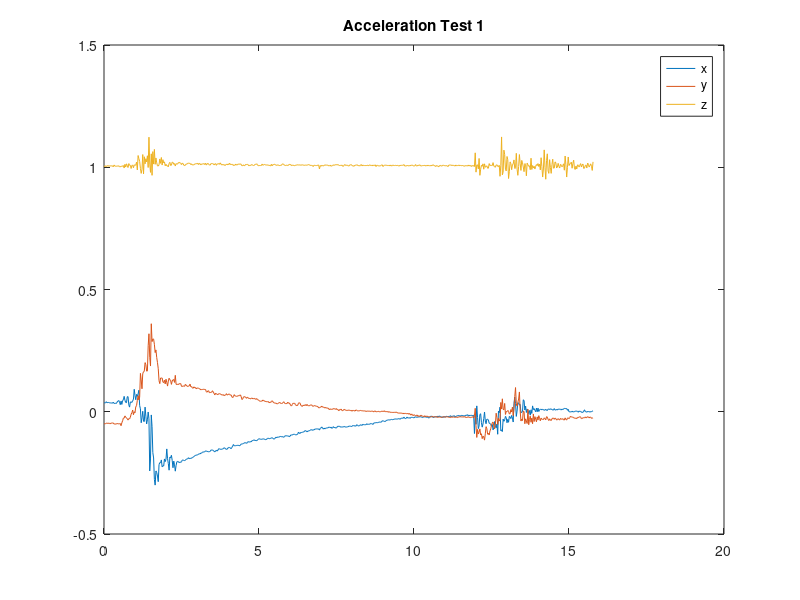
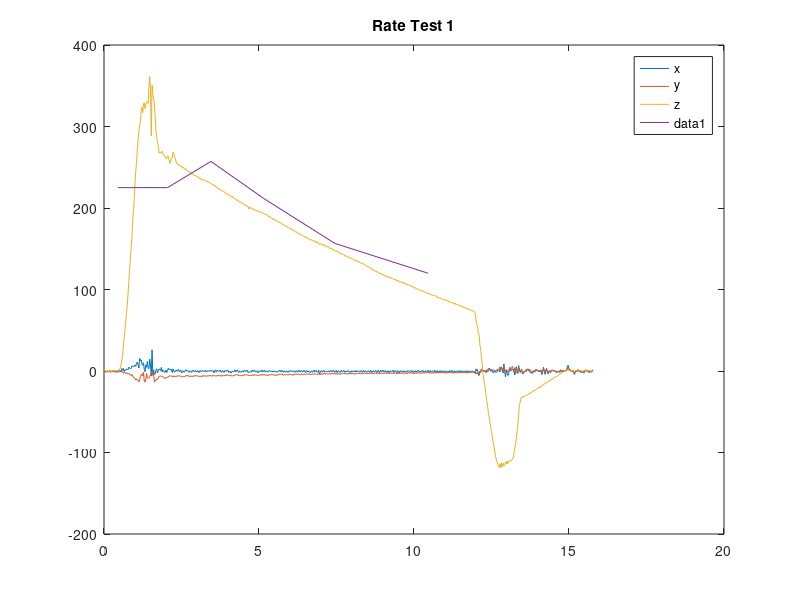
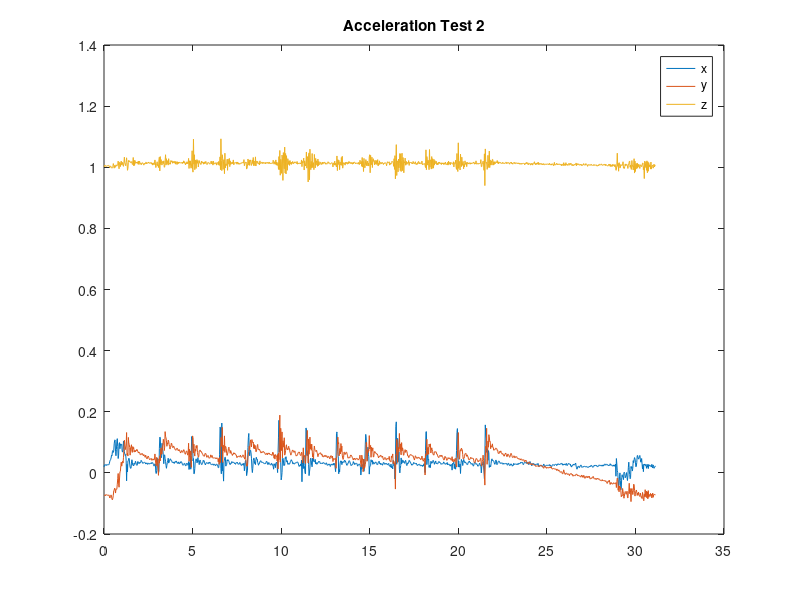
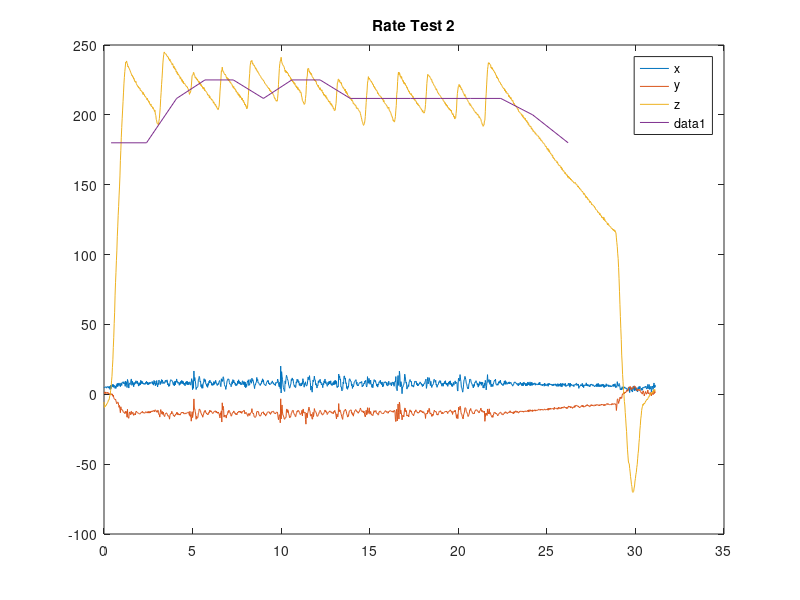

Here is the MATLAB script that generated these plots, in order:

% This was a test of the IMU placed on a spinning chair. Rotation times
% were manually recorded based on looking at a video from the test

% Test 1
clear videoTimes offsetTime timeVec nRot rotTime rotRate
videoTimes = [7.4 9.0 10.4 12.1 14.4 17.4];
nRot = size(videoTimes,2)-1;
for i = 1:nRot
    rotTime(i) = videoTimes(i+1)-videoTimes(i);
    rotRate(i) = 360/rotTime(i);
end
offsetTime = videoTimes(1) - 0.45;
timeVec = videoTimes - offsetTime;
test1 = load('gyroTest1.csv','-ascii');
figure;plot(test1(:,1)./1000,test1(:,2:4));legend('x','y','z');title('Acceleration Test 1')
figure;plot(test1(:,1)./1000,test1(:,5:7));legend('x','y','z');title('Rate Test 1'); hold all
plot(timeVec,[rotRate(1) rotRate]);

% Test 2
clear videoTimes offsetTime timeVec nRot rotTime rotRate
videoTimes = [6.5 8.5 10.2 11.8 13.4 15.1 16.7 18.3 20.0 21.7 23.4 25.1 26.8 28.5 30.3 32.3];
nRot = size(videoTimes,2)-1;
for i = 1:nRot
    rotTime(i) = videoTimes(i+1)-videoTimes(i);
    rotRate(i) = 360/rotTime(i);
end
offsetTime = videoTimes(1) - 0.4;
timeVec = videoTimes - offsetTime;
test2 = load('gyroTest2.csv','-ascii');
figure;plot(test2(:,1)./1000,test2(:,2:4));legend('x','y','z');title('Acceleration Test 2')
figure;plot(test2(:,1)./1000,test2(:,5:7));legend('x','y','z');title('Rate Test 2'); hold all
plot(timeVec,[rotRate(1) rotRate]);

% Test 3
clear videoTimes offsetTime timeVec nRot rotTime rotRate
videoTimes = [8.4 13.1 17.3 23.8 28.7 31.9 36.6 41.4 46.4 51.4 55.1];
nRot = size(videoTimes,2)-1;
signs = [-1 -1 -1 1 1 1 1 -1 -1 -1];
for i = 1:nRot
    rotTime(i) = videoTimes(i+1)-videoTimes(i);
    rotRate(i) = 180/rotTime(i)*signs(i);
end
offsetTime = videoTimes(1) - 0.55;
timeVec = videoTimes - offsetTime;
test3 = load('gyroTest3.csv','-ascii');
figure;plot(test3(:,1)./1000,test3(:,2:4));legend('x','y','z');title('Acceleration Test 3')
figure;plot(test3(:,1)./1000,test3(:,5:7));legend('x','y','z');title('Rate Test 3'); hold all
plot(timeVec,[rotRate(1) rotRate]);

% Test 4
clear videoTimes offsetTime timeVec nRot rotTime rotRate
videoTimes = [6.8 11.2 16.7 23.8 30.2 35.9 42.5 51.5 59.9];
nRot = size(videoTimes,2)-1;
for i = 1:nRot
    rotTime(i) = videoTimes(i+1)-videoTimes(i);
    rotRate(i) = -360/rotTime(i);
end
offsetTime = videoTimes(1) - 0.45;
timeVec = videoTimes - offsetTime;
test4 = load('gyroTest4.csv','-ascii');
figure;plot(test4(:,1)./1000,test4(:,2:4));legend('x','y','z');title('Acceleration Test 4')
figure;plot(test4(:,1)./1000,test4(:,5:7));legend('x','y','z');title('Rate Test 4'); hold all
plot(timeVec,[rotRate(1) rotRate]);